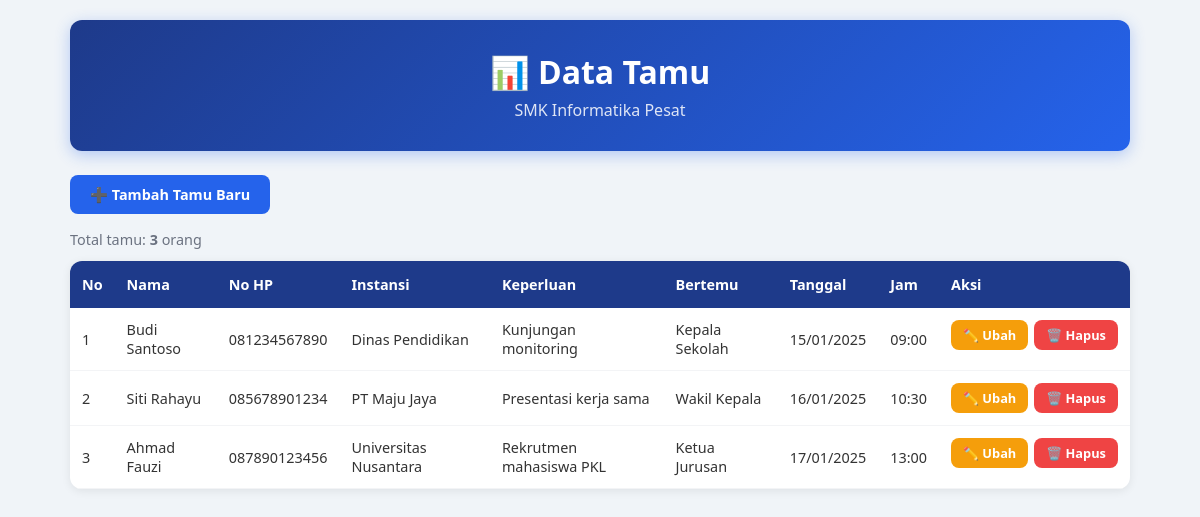
The page /tampil.php on the database its author committed.
### tables this page shows
CREATE TABLE IF NOT EXISTS tamu (
    id          INT PRIMARY KEY AUTO_INCREMENT,
    nama        VARCHAR(100) NOT NULL,
    no_hp       VARCHAR(15)  NOT NULL,
    instansi    VARCHAR(100) NOT NULL,
    keperluan   TEXT         NOT NULL,
    bertemu     VARCHAR(100) NOT NULL,
    tanggal     DATE         NOT NULL,
    jam         TIME         NOT NULL,
    dibuat_pada TIMESTAMP    DEFAULT CURRENT_TIMESTAMP
);

### tampil.php (the view, shortened to what this page needs)
<!DOCTYPE html>
<html lang="id">
<head>
    <link rel="stylesheet" href="style.css">
</head>
<body>
    <div class="container">
        <div class="header">
            <h1>📊 Data Tamu</h1>
            <p>SMK Informatika Pesat</p>
        </div>
        <div class="toolbar">
            <a href="index.php" class="btn btn-primary">➕ Tambah Tamu Baru</a>
        </div>
        <?php
        require 'koneksi.php';
        $sql    = "SELECT * FROM tamu ORDER BY dibuat_pada DESC";
        $result = mysqli_query($koneksi, $sql);
        $jumlah = mysqli_num_rows($result);
        ?>
        <div class="table-info">Total tamu: <strong><?= $jumlah ?></strong> orang</div>
        <?php if ($jumlah > 0): ?>
        <div class="table-wrapper">
            <table>
                <thead>
                    <tr>
                        <th>No</th>
                        <th>Nama</th>
                        <th>No HP</th>
                        <th>Instansi</th>
                        <th>Keperluan</th>
                        <th>Bertemu</th>
                        <th>Tanggal</th>
                        <th>Jam</th>
                        <th>Aksi</th>
                    </tr>
                </thead>
                <tbody>
                    <?php $no = 1; while ($row = mysqli_fetch_assoc($result)): ?>
                    <tr>
                        <td><?= $no++ ?></td>
                        <td><?= htmlspecialchars($row['nama']) ?></td>
                        <td><?= htmlspecialchars($row['no_hp']) ?></td>
                        <td><?= htmlspecialchars($row['instansi']) ?></td>
                        <td><?= htmlspecialchars($row['keperluan']) ?></td>
                        <td><?= htmlspecialchars($row['bertemu']) ?></td>
                        <td><?= date('d/m/Y', strtotime($row['tanggal'])) ?></td>
                        <td><?= substr($row['jam'], 0, 5) ?></td>
                        <td class="aksi">
                            <a href="ubah.php?id=<?= $row['id'] ?>" class="btn btn-warning btn-sm">✏️ Ubah</a>
                            <a href="hapus.php?id=<?= $row['id'] ?>"
                               class="btn btn-danger btn-sm"
                               onclick="return confirm('Yakin ingin menghapus data <?= htmlspecialchars($row['nama']) ?>?')">🗑️ Hapus</a>
                        </td>
                    </tr>
                    <?php endwhile; ?>
                </tbody>
            </table>
        </div>
        <?php endif; ?>
    </div>
</body>
</html>

### style.css (style rules this page uses)
* { margin: 0; padding: 0; box-sizing: border-box; }
body { font-family: 'Segoe UI', Tahoma, Geneva, Verdana, sans-serif; background: #f0f4f8; color: #333; min-height: 100vh; }
.container { max-width: 1100px; margin: 0 auto; padding: 20px; }
.header { background: linear-gradient(135deg, #1e3a8a, #2563eb); color: white; text-align: center; padding: 30px 20px; border-radius: 12px; margin-bottom: 24px; box-shadow: 0 4px 15px rgba(37, 99, 235, 0.3); }
.header h1 { font-size: 2rem; margin-bottom: 6px; }
.header p { font-size: 1rem; opacity: 0.85; }
.btn { display: inline-block; padding: 10px 20px; border-radius: 8px; font-size: 0.9rem; font-weight: 600; cursor: pointer; border: none; text-decoration: none; transition: all 0.2s; }
.btn-primary { background: #2563eb; color: white; }
.btn-warning { background: #f59e0b; color: white; }
.btn-danger { background: #ef4444; color: white; }
.btn-sm { padding: 6px 12px; font-size: 0.8rem; }
.toolbar { margin-bottom: 16px; }
.table-info { margin-bottom: 12px; color: #6b7280; font-size: 0.9rem; }
.table-wrapper { background: white; border-radius: 12px; overflow-x: auto; box-shadow: 0 2px 10px rgba(0,0,0,0.08); }
table { width: 100%; border-collapse: collapse; font-size: 0.9rem; }
thead tr { background: #1e3a8a; color: white; }
thead th { padding: 14px 12px; text-align: left; font-weight: 600; white-space: nowrap; }
tbody tr { border-bottom: 1px solid #f3f4f6; transition: background 0.15s; }
tbody td { padding: 12px; vertical-align: middle; }
.aksi { display: flex; gap: 6px; white-space: nowrap; }

### rows shown on the page
tamu: nama "Budi Santoso", no_hp "081234567890", instansi "Dinas Pendidikan", keperluan "Kunjungan monitoring", bertemu "Kepala Sekolah", tanggal "15/01/2025", jam "09:00"
tamu: nama "Siti Rahayu", no_hp "085678901234", instansi "PT Maju Jaya", keperluan "Presentasi kerja sama", bertemu "Wakil Kepala", tanggal "16/01/2025", jam "10:30"
tamu: nama "Ahmad Fauzi", no_hp "087890123456", instansi "Universitas Nusantara", keperluan "Rekrutmen mahasiswa PKL", bertemu "Ketua Jurusan", tanggal "17/01/2025", jam "13:00"

### other values the page prints
$jumlah "3"
